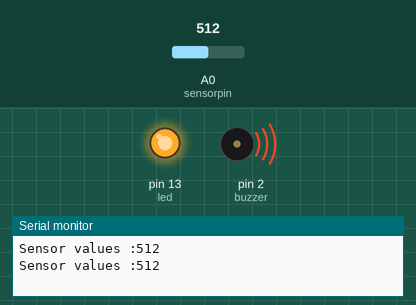
Simulated run of this sketch. Board: Arduino Uno, built with avr-gcc and run on an emulated ATmega328P. Parts: output pins drawn as LEDs (lit = HIGH), buzzer (waves = sounding, pin HIGH), the last lines printed to the serial monitor. Inputs (shaded band) come from the test bench; at power-on: A0 (sensorpin) = 512.

Above: at 5.8 s.
5.9 s: A0 (sensorpin) set to 408
11.9 s: A0 (sensorpin) set to 390
At 15.7 s:
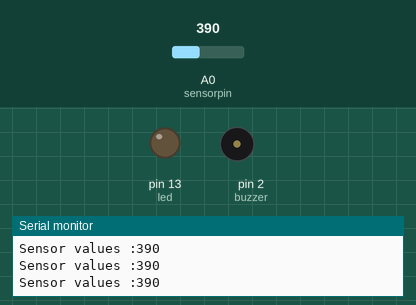
17.9 s: A0 (sensorpin) set to 410
At 18.9 s:
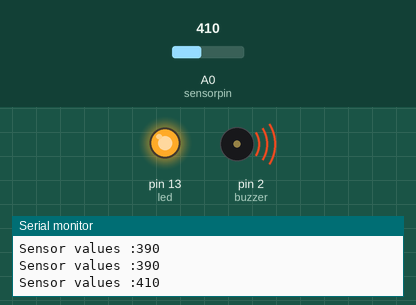
Timing chart, 0 to 20.9 s (numbered marks = the images above; inputs shaded):
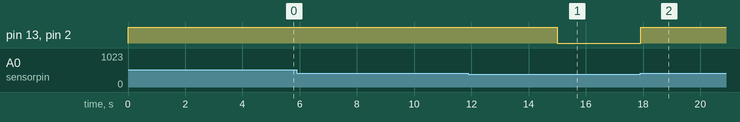

Measured:
- the behaviour switches between 401 and 400 on A0 (sensorpin) (found by bisection; images 0 and 1)
- after the input at 11.9 s, pin 13 (led), pin 2 (buzzer): HIGH → LOW after 3.1 s
- after the input at 17.9 s, pin 13 (led), pin 2 (buzzer): LOW → HIGH at once

The sketch:

MQ9_sensor_with_arduino.ino
```cpp
#define sensorpin     A0
#define buzzer       2
#define led         13

void setup() {
  Serial.begin(9600);
  pinMode(sensorpin,INPUT);
  pinMode(buzzer,OUTPUT);
  pinMode(led,OUTPUT);
}

void loop() {
int sensorvalue;
sensorvalue =analogRead(sensorpin);
Serial.print("Sensor values :");
Serial.println(sensorvalue);

  if(sensorvalue>400){
    digitalWrite(led,HIGH); //turn on led
    digitalWrite(buzzer,HIGH); // triggers the buzzer
    delay(5000);
  }
  else{                                       //if not
    digitalWrite(led,LOW);                    //turn off led
    digitalWrite(buzzer,LOW);
  }

}
```
